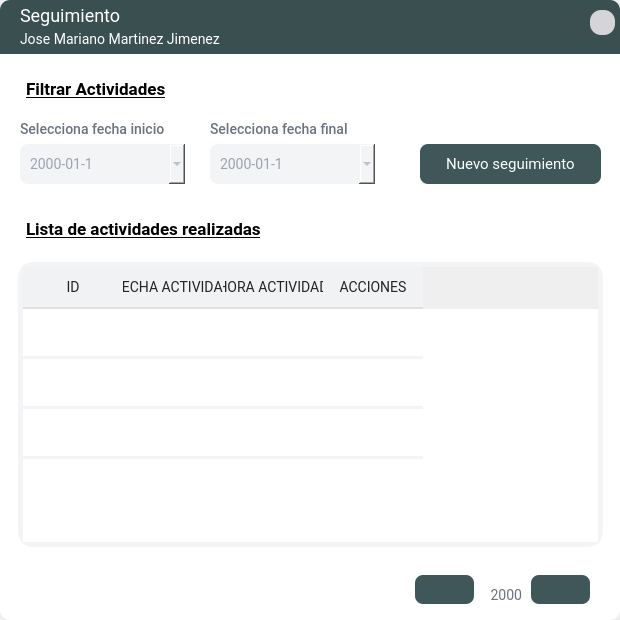
<?xml version="1.0" encoding="UTF-8"?>
<ui version="4.0">
 <class>FormularioSeguimiento</class>
 <widget class="QDialog" name="FormularioSeguimiento">
  <property name="geometry">
   <rect>
    <x>0</x>
    <y>0</y>
    <width>620</width>
    <height>620</height>
   </rect>
  </property>
  <property name="minimumSize">
   <size>
    <width>620</width>
    <height>620</height>
   </size>
  </property>
  <property name="maximumSize">
   <size>
    <width>620</width>
    <height>620</height>
   </size>
  </property>
  <property name="windowTitle">
   <string>Sesiones</string>
  </property>
  <property name="windowIcon">
   <iconset>
    <normaloff>:/prefijoNuevo/logo.png</normaloff>:/prefijoNuevo/logo.png</iconset>
  </property>
  <property name="styleSheet">
   <string notr="true"/>
  </property>
  <layout class="QGridLayout" name="gridLayout_5">
   <property name="leftMargin">
    <number>0</number>
   </property>
   <property name="topMargin">
    <number>0</number>
   </property>
   <property name="rightMargin">
    <number>0</number>
   </property>
   <property name="bottomMargin">
    <number>0</number>
   </property>
   <property name="spacing">
    <number>0</number>
   </property>
   <item row="0" column="0">
    <widget class="QFrame" name="frame">
     <property name="styleSheet">
      <string notr="true">frame{
background-color:#f1f1f1;
border-bottom-right-radius: 10;
border-bottom-left-radius: 10;
}</string>
     </property>
     <property name="frameShape">
      <enum>QFrame::NoFrame</enum>
     </property>
     <property name="frameShadow">
      <enum>QFrame::Raised</enum>
     </property>
     <layout class="QGridLayout" name="gridLayout">
      <property name="leftMargin">
       <number>0</number>
      </property>
      <property name="topMargin">
       <number>0</number>
      </property>
      <property name="rightMargin">
       <number>0</number>
      </property>
      <property name="bottomMargin">
       <number>0</number>
      </property>
      <property name="spacing">
       <number>0</number>
      </property>
      <item row="1" column="0">
       <widget class="QStackedWidget" name="stack_principal">
        <property name="styleSheet">
         <string notr="true">
stack_principal{
	background-color:#f1f1f1;
}

QLabel{
font-family: Roboto;
font-style: normal;
font-weight: 450;
font-size: 14px;
letter-spacing: 0.02em;
color: #6B7280;}

QDateEdit {
    font-family: Roboto;
    font-style: normal;
    font-weight: normal;
    font-size: 14px;
    letter-spacing: 0.02em;
    background: #F3F4F6;
    color: #9CA3AF;
    padding: 8px;
    border-radius: 8px;
}

QDateEdit::up-button {
    min-width: 25px;
    min-height: 12px;
    background-color: #F3F4F6; 
    border-radius: 6px;
}

QDateEdit::down-button {
    min-width: 25px;
    min-height: 12px;
    background-color: #F3F4F6; 
    border-radius: 6px;
}

QDateEdit::up-arrow {
    image: url(:/menu/contraerarriba.png);
    width: 11px;
    height: 11px;
}

QDateEdit::down-arrow {
    image: url(:/menu/contraerabajo.png);
    width: 11px;
    height: 11px;
}

QDateEdit:focus {
    background: #FFFFFF;
    border: 2px solid #344647;
    border-radius: 8px;
}

/* Estilo para el QCalendarWidget */
QCalendarWidget {
    font-family: Roboto;
    background: #F3F4F6;
    color: #344647;
    border: 2px solid #344647;
    border-radius: 8px;
}

QCalendarWidget QToolButton {
    background-color: #F3F4F6;
    color: #344647;
    font-size: 14px;
    border: none;
    margin: 5px;
    padding: 5px;
}

QCalendarWidget QToolButton:hover {
    background-color: #E2E3E4;
}

QCalendarWidget QMenu {
    background-color: #F3F4F6;
    color: #344647;
}

QCalendarWidget QSpinBox {
    background: #F3F4F6;
    color: #344647;
    font-size: 14px;
    border: 1px solid #E2E3E4;
    border-radius: 4px;
    margin: 2px;
}

QCalendarWidget QSpinBox::up-button, QCalendarWidget QSpinBox::down-button {
    subcontrol-origin: border;
    background: #E2E3E4;
    border: none;
}

QCalendarWidget QSpinBox::up-arrow, QCalendarWidget QSpinBox::down-arrow {
    width: 10px;
    height: 10px;
}

QCalendarWidget QAbstractItemView:enabled {
    font-size: 14px;
    color: #344647;
    background-color: #FFFFFF;
    selection-background-color: #689091;
    selection-color: #FFFFFF;
    outline: none;
}

QCalendarWidget QAbstractItemView:disabled {
    color: #9CA3AF;
}

QCalendarWidget QWidget#qt_calendar_navigationbar {
    background-color: #F3F4F6;
    border-bottom: 1px solid #E2E3E4;
}

</string>
        </property>
        <property name="frameShape">
         <enum>QFrame::NoFrame</enum>
        </property>
        <property name="currentIndex">
         <number>0</number>
        </property>
        <widget class="QWidget" name="page_2">
         <property name="styleSheet">
          <string notr="true">#page_2{background-color: #ffffff;
border-bottom-right-radius: 10;
border-bottom-left-radius: 10;}

</string>
         </property>
         <widget class="QLabel" name="label_39">
          <property name="geometry">
           <rect>
            <x>20</x>
            <y>160</y>
            <width>311</width>
            <height>31</height>
           </rect>
          </property>
          <property name="styleSheet">
           <string notr="true">QLabel {
    font-family: Roboto;
    font-style: normal;
    font-weight: bold;
    font-size: 17px;
    letter-spacing: 0.02em;
    color: #000000; 
    padding: 2px; 
    text-decoration: underline; /* Agrega subrayado */
}
</string>
          </property>
          <property name="text">
           <string>Lista de actividades realizadas</string>
          </property>
         </widget>
         <widget class="QFrame" name="frame_17">
          <property name="geometry">
           <rect>
            <x>10</x>
            <y>200</y>
            <width>601</width>
            <height>301</height>
           </rect>
          </property>
          <property name="styleSheet">
           <string notr="true">#frame_17{
 border:8px solid white;
border-radius:18px
}</string>
          </property>
          <property name="frameShape">
           <enum>QFrame::NoFrame</enum>
          </property>
          <property name="frameShadow">
           <enum>QFrame::Raised</enum>
          </property>
          <layout class="QGridLayout" name="gridLayout_30">
           <property name="leftMargin">
            <number>0</number>
           </property>
           <property name="topMargin">
            <number>0</number>
           </property>
           <property name="rightMargin">
            <number>0</number>
           </property>
           <property name="bottomMargin">
            <number>0</number>
           </property>
           <property name="spacing">
            <number>0</number>
           </property>
           <item row="0" column="0">
            <widget class="QTableWidget" name="tabla_listado_actividades">
             <property name="styleSheet">
              <string notr="true">/* Estilo Base del QTableWidget */
QTableWidget {
    outline: 0px;
    border: 5px solid #f3f4f6;
    border-radius: 15px;
    font-family: Roboto;
    font-style: normal;
    font-weight: normal;
    font-size: 15px;
    line-height: 19px;
    letter-spacing: 0.02em;
    color: #6B7280;
    gridline-color: #e0e0e0; /* Color de las líneas de la cuadrícula */
}

/* Estilo de las Celdas */
QTableWidget::item {
    border-bottom: 3px solid #f3f4f6;
    padding: 5px;
}

/* Estilo de las Celdas Seleccionadas */
QTableWidget::item:selected {
    background: #465e5f; /* Fondo más claro para la celda seleccionada */
    color: #ffffff; /* Color de texto claro para las celdas seleccionadas */
}

/* Estilo de las Celdas Deshabilitadas */
QTableWidget::disabled {
    background-color: #acacac;
    border: 1px solid #32414B;
    color: #656565;
    gridline-color: #656565;
}

/* Estilo de las Secciones de la Cabecera */
QHeaderView::section {
    background-color: #f1f2f3;
    border-style: none;
    height: 40px;
    font-family: &quot;Roboto&quot;;
    font-style: normal;
    font-weight: 700;
    font-size: 16px; /* Tamaño de la letra de la cabecera */
    line-height: 14px;
    letter-spacing: 0.04em;
    color: #6B7280;
}

/* Estilo de las Secciones Horizontales de la Cabecera */
QHeaderView::section:horizontal {
    font-size: 14px; /* Tamaño de la letra de la cabecera */
    font-family: Roboto;
    font-style: normal;
    font-weight: normal;
    line-height: 14px;
    letter-spacing: 0.04em;
   text-transform: uppercase; /* Convertir texto a mayúsculas */;
    color: #212529;
    border-bottom: 2px solid #e0e0e0; /* Separador inferior */
}

</string>
             </property>
             <property name="frameShape">
              <enum>QFrame::NoFrame</enum>
             </property>
             <property name="editTriggers">
              <set>QAbstractItemView::NoEditTriggers</set>
             </property>
             <property name="selectionMode">
              <enum>QAbstractItemView::SingleSelection</enum>
             </property>
             <property name="selectionBehavior">
              <enum>QAbstractItemView::SelectRows</enum>
             </property>
             <property name="verticalScrollMode">
              <enum>QAbstractItemView::ScrollPerPixel</enum>
             </property>
             <property name="horizontalScrollMode">
              <enum>QAbstractItemView::ScrollPerPixel</enum>
             </property>
             <property name="showGrid">
              <bool>false</bool>
             </property>
             <property name="sortingEnabled">
              <bool>false</bool>
             </property>
             <attribute name="horizontalHeaderMinimumSectionSize">
              <number>39</number>
             </attribute>
             <attribute name="horizontalHeaderHighlightSections">
              <bool>false</bool>
             </attribute>
             <attribute name="verticalHeaderVisible">
              <bool>false</bool>
             </attribute>
             <attribute name="verticalHeaderMinimumSectionSize">
              <number>23</number>
             </attribute>
             <attribute name="verticalHeaderDefaultSectionSize">
              <number>50</number>
             </attribute>
             <row>
              <property name="text">
               <string>Nueva fila</string>
              </property>
             </row>
             <row>
              <property name="text">
               <string>Nueva fila</string>
              </property>
             </row>
             <row>
              <property name="text">
               <string>Nueva fila</string>
              </property>
             </row>
             <column>
              <property name="text">
               <string>ID</string>
              </property>
              <property name="font">
               <font>
                <weight>75</weight>
                <bold>true</bold>
               </font>
              </property>
              <property name="foreground">
               <brush brushstyle="SolidPattern">
                <color alpha="255">
                 <red>0</red>
                 <green>0</green>
                 <blue>0</blue>
                </color>
               </brush>
              </property>
             </column>
             <column>
              <property name="text">
               <string>FECHA ACTIVIDAD</string>
              </property>
             </column>
             <column>
              <property name="text">
               <string>HORA ACTIVIDAD</string>
              </property>
             </column>
             <column>
              <property name="text">
               <string>ACCIONES</string>
              </property>
             </column>
            </widget>
           </item>
          </layout>
         </widget>
         <widget class="QPushButton" name="btn_nuevo_seguimiento">
          <property name="geometry">
           <rect>
            <x>420</x>
            <y>90</y>
            <width>181</width>
            <height>40</height>
           </rect>
          </property>
          <property name="sizePolicy">
           <sizepolicy hsizetype="Ignored" vsizetype="Maximum">
            <horstretch>0</horstretch>
            <verstretch>0</verstretch>
           </sizepolicy>
          </property>
          <property name="sizeIncrement">
           <size>
            <width>0</width>
            <height>0</height>
           </size>
          </property>
          <property name="cursor">
           <cursorShape>PointingHandCursor</cursorShape>
          </property>
          <property name="focusPolicy">
           <enum>Qt::NoFocus</enum>
          </property>
          <property name="autoFillBackground">
           <bool>false</bool>
          </property>
          <property name="styleSheet">
           <string notr="true">
/*  BOTON */

QPushButton {
    font-family: Roboto;
    font-style: normal;
    font-weight: normal;
    font-size: 15px;
    letter-spacing: 0.02em;
    color: white;
    padding: 8px 16px;
    background: #3f5758;
    border: none; 
    border-radius: 8px; 
}

QPushButton:hover {
    background: #4a6b6c; 
    border: none;
    border-radius: 8px;
}


QPushButton:pressed {
    background: #2e4546;
    border: none;
    border-radius: 8px;
}
</string>
          </property>
          <property name="text">
           <string>Nuevo seguimiento</string>
          </property>
          <property name="icon">
           <iconset resource="../image/source.qrc">
            <normaloff>:/menu/botonadd.png</normaloff>:/menu/botonadd.png</iconset>
          </property>
          <property name="iconSize">
           <size>
            <width>12</width>
            <height>38</height>
           </size>
          </property>
          <property name="checkable">
           <bool>false</bool>
          </property>
          <property name="autoRepeat">
           <bool>false</bool>
          </property>
          <property name="autoExclusive">
           <bool>false</bool>
          </property>
          <property name="autoDefault">
           <bool>false</bool>
          </property>
          <property name="default">
           <bool>false</bool>
          </property>
          <property name="flat">
           <bool>false</bool>
          </property>
         </widget>
         <widget class="QDateEdit" name="fecha_inicio_seguimiento">
          <property name="geometry">
           <rect>
            <x>20</x>
            <y>90</y>
            <width>165</width>
            <height>40</height>
           </rect>
          </property>
          <property name="dateTime">
           <datetime>
            <hour>0</hour>
            <minute>0</minute>
            <second>0</second>
            <year>2000</year>
            <month>1</month>
            <day>1</day>
           </datetime>
          </property>
          <property name="displayFormat">
           <string>yyyy-MM-d</string>
          </property>
          <property name="calendarPopup">
           <bool>true</bool>
          </property>
         </widget>
         <widget class="QDateEdit" name="fecha_final_seguimiento">
          <property name="geometry">
           <rect>
            <x>210</x>
            <y>90</y>
            <width>165</width>
            <height>40</height>
           </rect>
          </property>
          <property name="displayFormat">
           <string>yyyy-MM-d</string>
          </property>
          <property name="calendarPopup">
           <bool>true</bool>
          </property>
          <property name="currentSectionIndex">
           <number>0</number>
          </property>
         </widget>
         <widget class="QLabel" name="label_99">
          <property name="geometry">
           <rect>
            <x>20</x>
            <y>60</y>
            <width>161</width>
            <height>31</height>
           </rect>
          </property>
          <property name="text">
           <string>Selecciona fecha inicio</string>
          </property>
         </widget>
         <widget class="QLabel" name="label_100">
          <property name="geometry">
           <rect>
            <x>210</x>
            <y>60</y>
            <width>161</width>
            <height>31</height>
           </rect>
          </property>
          <property name="text">
           <string>Selecciona fecha final</string>
          </property>
         </widget>
         <widget class="QLabel" name="label_41">
          <property name="geometry">
           <rect>
            <x>20</x>
            <y>20</y>
            <width>241</width>
            <height>31</height>
           </rect>
          </property>
          <property name="styleSheet">
           <string notr="true">QLabel{
    font-family: Roboto;
    font-style: normal;
    font-weight: bold;
    font-size: 17px;
    letter-spacing: 0.02em;
    color: #000000; 
    padding: 2px; 
    text-decoration: underline; /* Agrega subrayado */
}
</string>
          </property>
          <property name="text">
           <string>Filtrar Actividades</string>
          </property>
         </widget>
         <widget class="QFrame" name="frame_2">
          <property name="geometry">
           <rect>
            <x>10</x>
            <y>510</y>
            <width>591</width>
            <height>61</height>
           </rect>
          </property>
          <property name="styleSheet">
           <string notr="true">/* Estilo de la Etiqueta */
QLabel {
    font-family: Roboto;
    font-style: normal;
    font-weight: normal;
    font-size: 14px;
    line-height: 14px;
    letter-spacing: 0.04em;
    color: #6B7280;
    margin-top: 20px; /* Incrementamos el margen superior para más espacio */
}

/* Estilo Base del Botón de la Paginación */
QPushButton {
    font-family: Roboto;
    font-style: normal;
    font-weight: normal;
    font-size: 15px;
    letter-spacing: 0.02em;
    color: white;
    padding: 10px 20px; /* Incrementamos el padding para un mejor tamaño de botón */
    background: #3f5758;
    border: none; /* Eliminamos el borde por defecto */
    border-radius: 8px; /* Ajustamos el border-radius */
}

/* Estilo del Botón de la Paginación al Pasar el Ratón (Hover) */
QPushButton:hover {
    background: #4a6b6c; /* Color de fondo más claro */
    border-radius: 8px;
}

/* Estilo del Botón de la Paginación al Hacer Clic (Pressed) */
QPushButton:pressed {
    background: #2e4546; /* Color de fondo más oscuro */
    border-radius: 8px;
}</string>
          </property>
          <property name="frameShape">
           <enum>QFrame::NoFrame</enum>
          </property>
          <property name="frameShadow">
           <enum>QFrame::Raised</enum>
          </property>
          <widget class="QPushButton" name="btn_pag_desp_seguimiento">
           <property name="geometry">
            <rect>
             <x>521</x>
             <y>11</y>
             <width>59</width>
             <height>29</height>
            </rect>
           </property>
           <property name="minimumSize">
            <size>
             <width>59</width>
             <height>29</height>
            </size>
           </property>
           <property name="maximumSize">
            <size>
             <width>110</width>
             <height>20</height>
            </size>
           </property>
           <property name="cursor">
            <cursorShape>PointingHandCursor</cursorShape>
           </property>
           <property name="styleSheet">
            <string notr="true"/>
           </property>
           <property name="text">
            <string/>
           </property>
           <property name="icon">
            <iconset resource="../image/source.qrc">
             <normaloff>:/menu/hacia-adelante.png</normaloff>:/menu/hacia-adelante.png</iconset>
           </property>
           <property name="iconSize">
            <size>
             <width>15</width>
             <height>21</height>
            </size>
           </property>
          </widget>
          <widget class="QPushButton" name="btn_pag_antes_seguimiento">
           <property name="geometry">
            <rect>
             <x>405</x>
             <y>11</y>
             <width>59</width>
             <height>29</height>
            </rect>
           </property>
           <property name="minimumSize">
            <size>
             <width>59</width>
             <height>29</height>
            </size>
           </property>
           <property name="maximumSize">
            <size>
             <width>110</width>
             <height>20</height>
            </size>
           </property>
           <property name="cursor">
            <cursorShape>PointingHandCursor</cursorShape>
           </property>
           <property name="styleSheet">
            <string notr="true"/>
           </property>
           <property name="text">
            <string/>
           </property>
           <property name="icon">
            <iconset resource="../image/source.qrc">
             <normaloff>:/menu/hacia-atras.png</normaloff>:/menu/hacia-atras.png</iconset>
           </property>
           <property name="iconSize">
            <size>
             <width>15</width>
             <height>21</height>
            </size>
           </property>
          </widget>
          <widget class="QLabel" name="lbl_pagina_seguimiento">
           <property name="geometry">
            <rect>
             <x>470</x>
             <y>0</y>
             <width>45</width>
             <height>42</height>
            </rect>
           </property>
           <property name="minimumSize">
            <size>
             <width>45</width>
             <height>0</height>
            </size>
           </property>
           <property name="styleSheet">
            <string notr="true"/>
           </property>
           <property name="text">
            <string>2000</string>
           </property>
           <property name="alignment">
            <set>Qt::AlignRight|Qt::AlignTrailing|Qt::AlignVCenter</set>
           </property>
          </widget>
         </widget>
        </widget>
       </widget>
      </item>
      <item row="0" column="0">
       <widget class="QFrame" name="frame_19">
        <property name="minimumSize">
         <size>
          <width>0</width>
          <height>54</height>
         </size>
        </property>
        <property name="styleSheet">
         <string notr="true">#frame_19{background: #0B3A4C ;border-top-left-radius: 10px;
border-top-right-radius: 10px;}

#frame_19{background: #3A4F50 ;border-top-left-radius: 10px;
border-top-right-radius: 10px;}</string>
        </property>
        <property name="frameShape">
         <enum>QFrame::StyledPanel</enum>
        </property>
        <property name="frameShadow">
         <enum>QFrame::Plain</enum>
        </property>
        <widget class="QLabel" name="lbl_nombrepaciente">
         <property name="geometry">
          <rect>
           <x>20</x>
           <y>4</y>
           <width>361</width>
           <height>23</height>
          </rect>
         </property>
         <property name="minimumSize">
          <size>
           <width>0</width>
           <height>8</height>
          </size>
         </property>
         <property name="styleSheet">
          <string notr="true">QLabel{font-family: Roboto;
font-style: normal;
font-weight: normal;
font-size: 18px;
line-height: 23px;
letter-spacing: 0.02em;
color: #FFFFFF;}</string>
         </property>
         <property name="text">
          <string>Seguimiento</string>
         </property>
        </widget>
        <widget class="QToolButton" name="btn_close">
         <property name="geometry">
          <rect>
           <x>590</x>
           <y>10</y>
           <width>25</width>
           <height>25</height>
          </rect>
         </property>
         <property name="focusPolicy">
          <enum>Qt::NoFocus</enum>
         </property>
         <property name="toolTip">
          <string>Cerrar</string>
         </property>
         <property name="styleSheet">
          <string notr="true">#btn_close{
font-family: Roboto;
font-weight: normal;
font-size: 14px;
background-color: #d5d5d8;
color: #6B7280;
border-radius:11px
}



#btn_close:hover{background:#ce4d3a ;
border-radius:11px; }


</string>
         </property>
         <property name="text">
          <string/>
         </property>
         <property name="icon">
          <iconset resource="../image/source.qrc">
           <normaloff>:/menu/x.png</normaloff>:/menu/x.png</iconset>
         </property>
         <property name="iconSize">
          <size>
           <width>13</width>
           <height>13</height>
          </size>
         </property>
         <property name="autoRaise">
          <bool>true</bool>
         </property>
        </widget>
        <widget class="QLabel" name="lbl_nombreestudiante">
         <property name="geometry">
          <rect>
           <x>20</x>
           <y>29</y>
           <width>491</width>
           <height>20</height>
          </rect>
         </property>
         <property name="styleSheet">
          <string notr="true">QLabel{font-family: Roboto;
font-style: normal;
font-weight: normal;
font-size: 14px;
line-height: 23px;
letter-spacing: 0.02em;
color: #FFFFFF;}</string>
         </property>
         <property name="text">
          <string>Jose Mariano Martinez Jimenez</string>
         </property>
        </widget>
       </widget>
      </item>
     </layout>
    </widget>
   </item>
  </layout>
 </widget>
 <tabstops>
  <tabstop>tabla_listado_actividades</tabstop>
 </tabstops>
 <resources>
  <include location="../image/source.qrc"/>
 </resources>
 <connections/>
</ui>
